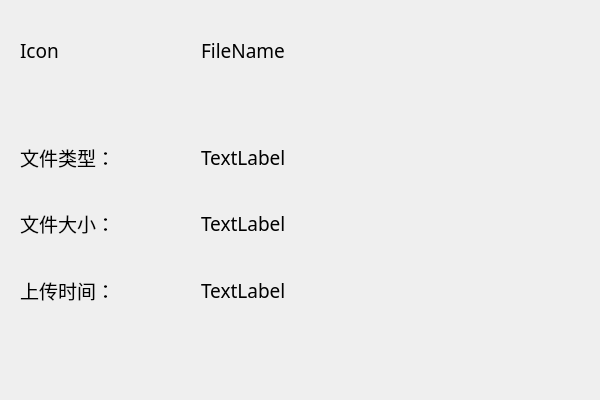
<?xml version="1.0" encoding="UTF-8"?>
<ui version="4.0">
 <class>FileProperty</class>
 <widget class="QDialog" name="FileProperty">
  <property name="geometry">
   <rect>
    <x>0</x>
    <y>0</y>
    <width>600</width>
    <height>400</height>
   </rect>
  </property>
  <property name="windowTitle">
   <string>Dialog</string>
  </property>
  <layout class="QVBoxLayout" name="verticalLayout">
   <item>
    <widget class="QWidget" name="widget" native="true">
     <layout class="QGridLayout" name="gridLayout">
      <item row="0" column="2">
       <widget class="QLabel" name="fileName">
        <property name="font">
         <font>
          <family>华文楷体</family>
          <pointsize>14</pointsize>
         </font>
        </property>
        <property name="text">
         <string>FileName</string>
        </property>
       </widget>
      </item>
      <item row="6" column="2">
       <widget class="QLabel" name="timestamp">
        <property name="font">
         <font>
          <family>华文楷体</family>
          <pointsize>14</pointsize>
         </font>
        </property>
        <property name="text">
         <string>TextLabel</string>
        </property>
       </widget>
      </item>
      <item row="4" column="0">
       <widget class="QLabel" name="sizeLabel">
        <property name="font">
         <font>
          <family>华文楷体</family>
          <pointsize>14</pointsize>
         </font>
        </property>
        <property name="text">
         <string>文件大小：</string>
        </property>
       </widget>
      </item>
      <item row="2" column="2">
       <widget class="QLabel" name="fileType">
        <property name="font">
         <font>
          <family>华文楷体</family>
          <pointsize>14</pointsize>
         </font>
        </property>
        <property name="text">
         <string>TextLabel</string>
        </property>
       </widget>
      </item>
      <item row="0" column="0">
       <widget class="QLabel" name="icon">
        <property name="font">
         <font>
          <family>华文楷体</family>
          <pointsize>14</pointsize>
         </font>
        </property>
        <property name="text">
         <string>Icon</string>
        </property>
       </widget>
      </item>
      <item row="0" column="3">
       <spacer name="horizontalSpacer_2">
        <property name="orientation">
         <enum>Qt::Horizontal</enum>
        </property>
        <property name="sizeHint" stdset="0">
         <size>
          <width>40</width>
          <height>20</height>
         </size>
        </property>
       </spacer>
      </item>
      <item row="6" column="0">
       <widget class="QLabel" name="timeLabel">
        <property name="font">
         <font>
          <family>华文楷体</family>
          <pointsize>14</pointsize>
         </font>
        </property>
        <property name="text">
         <string>上传时间：</string>
        </property>
       </widget>
      </item>
      <item row="1" column="0">
       <spacer name="verticalSpacer">
        <property name="orientation">
         <enum>Qt::Vertical</enum>
        </property>
        <property name="sizeType">
         <enum>QSizePolicy::Fixed</enum>
        </property>
        <property name="sizeHint" stdset="0">
         <size>
          <width>20</width>
          <height>40</height>
         </size>
        </property>
       </spacer>
      </item>
      <item row="4" column="2">
       <widget class="QLabel" name="fileSize">
        <property name="font">
         <font>
          <family>华文楷体</family>
          <pointsize>14</pointsize>
         </font>
        </property>
        <property name="text">
         <string>TextLabel</string>
        </property>
       </widget>
      </item>
      <item row="2" column="0">
       <widget class="QLabel" name="typeLabel">
        <property name="font">
         <font>
          <family>华文楷体</family>
          <pointsize>14</pointsize>
         </font>
        </property>
        <property name="text">
         <string>文件类型：</string>
        </property>
       </widget>
      </item>
      <item row="0" column="1">
       <spacer name="horizontalSpacer">
        <property name="orientation">
         <enum>Qt::Horizontal</enum>
        </property>
        <property name="sizeType">
         <enum>QSizePolicy::Fixed</enum>
        </property>
        <property name="sizeHint" stdset="0">
         <size>
          <width>80</width>
          <height>20</height>
         </size>
        </property>
       </spacer>
      </item>
      <item row="7" column="0">
       <spacer name="verticalSpacer_2">
        <property name="orientation">
         <enum>Qt::Vertical</enum>
        </property>
        <property name="sizeType">
         <enum>QSizePolicy::Fixed</enum>
        </property>
        <property name="sizeHint" stdset="0">
         <size>
          <width>20</width>
          <height>60</height>
         </size>
        </property>
       </spacer>
      </item>
     </layout>
    </widget>
   </item>
  </layout>
 </widget>
 <resources/>
 <connections/>
</ui>
